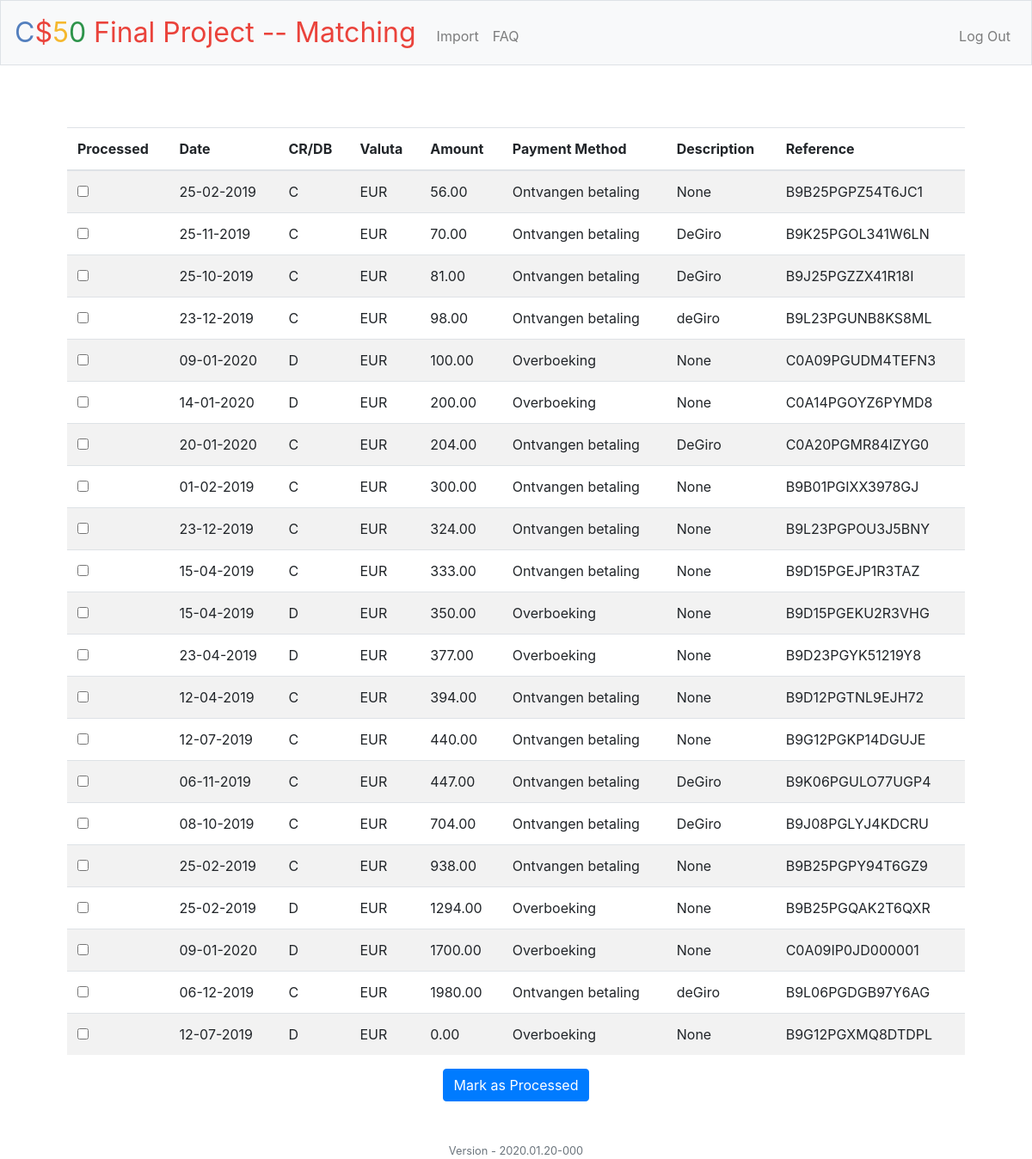
The app's page / (signed in), older data.
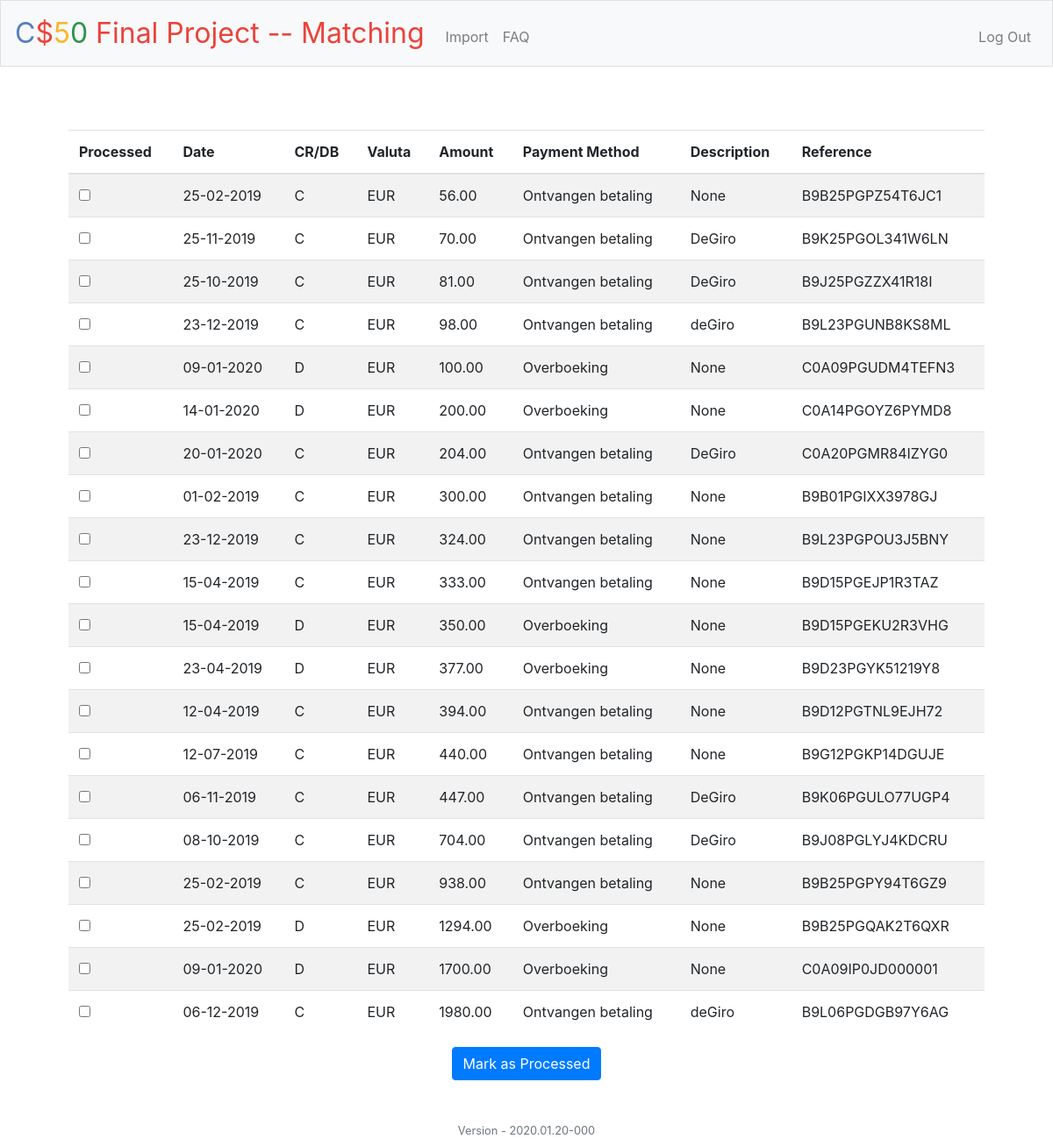
The same page, newer data.
### tables this page shows
CREATE TABLE "import" (
	"userid"	TEXT,
	"account_number"	TEXT,
	"tx_date"	TEXT,
	"valuta_code"	TEXT,
	"credit_debit"	TEXT,
	"amount"	REAL,
	"contra_account"	TEXT,
	"contra_account_name"	TEXT,
	"valuta_date"	TEXT,
	"payment_method"	TEXT,
	"description"	TEXT,
	"payment_type"	TEXT,
	"authorisation_number"	INTEGER,
	"address"	TEXT,
	"payee_id"	INTEGER,
	"reference"	TEXT NOT NULL,
	"entry_date"	TEXT,
	"processed"	TEXT,
	PRIMARY KEY("reference","userid")
);

### app.py (the view)
@app.route("/", methods=["GET", "POST"])
@login_required
def index():
    print(">>>>> index <<<<<")
    if request.method == "POST":
        processedFlag = request.form.getlist("checkbox")
        for rows in processedFlag:
            cursor = db.cursor()
            params = ("Y", session["user_id"], rows)
            cursor.execute('''UPDATE import SET processed = ? where userid = ? AND reference = ?''', params)
            db.commit()
        flash('Marked rows are processed', 'success')
        return redirect("/")
    else:
        cursor = db.cursor()
        params = (session["user_id"],)
        cursor.execute('''SELECT rowid, * FROM import WHERE userid = ? AND processed = 'N' ORDER BY amount;''', params)
        rows = cursor.fetchall()
        for row in rows:
            for i in range(18):
                print(i, row[i])
        return render_template("layout.html", rows=rows)

### app.py (called while the page is built)
@app.after_request
def after_request(response):
    response.headers["Cache-Control"] = "no-cache, no-store, must-revalidate"
    response.headers["Expires"] = 0
    response.headers["Pragma"] = "no-cache"
    return response

### helpers.py (called while the page is built)
def login_required(f):
    @wraps(f)
    def decorated_function(*args, **kwargs):
        if session.get("user_id") is None:
            return redirect("/login")
        return f(*args, **kwargs)
    return decorated_function

### templates/layout.html (shortened to what this page needs)
<!DOCTYPE html>
<html lang="en">
    <head>
        <link href="https://maxcdn.bootstrapcdn.com/bootstrap/4.1.3/css/bootstrap.min.css" rel="stylesheet">
        <link href="/static/styles.css" rel="stylesheet">
    </head>
    <body>
        <nav class="navbar navbar-expand-md navbar-light bg-light border">
            <a class="navbar-brand" href="/"><span class="blue">C</span><span class="red">$</span><span class="yellow">5</span><span class="green">0</span> <span class="red">Final Project -- Matching</span></a>
            <div class="collapse navbar-collapse" id="navbar">
                {% if session.user_id %}
                    <ul class="navbar-nav mr-auto mt-2">
                        <li class="nav-item"><a class="nav-link" href="/import">Import</a></li>
                        <li class="nav-item"><a class="nav-link" href="/faq">FAQ</a></li>
                    </ul>
                    <ul class="navbar-nav ml-auto mt-2">
                        <li class="nav-item"><a class="nav-link" href="/logout">Log Out</a></li>
                    </ul>
                {% else %}
                    <ul class="navbar-nav ml-auto mt-2">
                        <li class="nav-item"><a class="nav-link" href="/register">Register</a></li>
                        <li class="nav-item"><a class="nav-link" href="/login">Log In</a></li>
                    </ul>
                {% endif %}
            </div>
        </nav>
        <main class="container p-5">
            {% block main %}
            <form action="/" method="post" name="checkbox">
                <table id="roster" class="table table-striped" style="width:100%">
                  <thead>
                    <tr class="text-left">
                      <th>Processed</th>
                      <th>Date</th>
                      <th>CR/DB</th>
                      <th>Valuta</th>
                      <th>Amount</th>
                      <th>Payment Method</th>
                      <th>Description</th>
                      <th>Reference</th>
                    </tr>
                  </thead>
                  <tbody>
                      {% for rows in rows %}
                         <tr class="text-left">
                            <td><input type="checkbox" id="{{ checkbox }}" name="checkbox" value="{{ rows[16] }}"></td>
                            <td>{{ rows[3] }}</td>
                            <td>{{ rows[5] }}</td>
                            <td>{{ rows[4] }}</td>
                            <td>{{ '%0.2f'| format(rows[6]|float) }}</td>
                            <td>{{ rows[10] }}</td>
                            <td>{{ rows[11] }}</td>
                            <td>{{ rows[16] }}</td>
                         </tr>
                      {% endfor %}
                      <br>
                  </tbody>
                </table>
                <button class="btn btn-primary" type="submit">Mark as Processed</button>
            </form>
            {% endblock %}
        </main>
        <footer class="small text-center text-muted">
            Version - 2020.01.20-000
        </footer>
    </body>
</html>

### static/styles.css (style rules this page uses)
nav .navbar-brand { font-size: xx-large; }
nav .navbar-brand .blue { color: #537fbe; }
nav .navbar-brand .red { color: #ea433b; }
nav .navbar-brand .yellow { color: #f5b82e; }
nav .navbar-brand .green { color: #2e944b; }
main { overflow-x: auto; text-align: center; }

Row changes from the older to the newer data that the page shows:
no longer on this page (row edited): import: tx_date "12-07-2019", credit_debit "D", valuta_code "EUR", amount "0.00", payment_method "Overboeking", rows "None", reference "B9G12PGXMQ8DTDPL"
